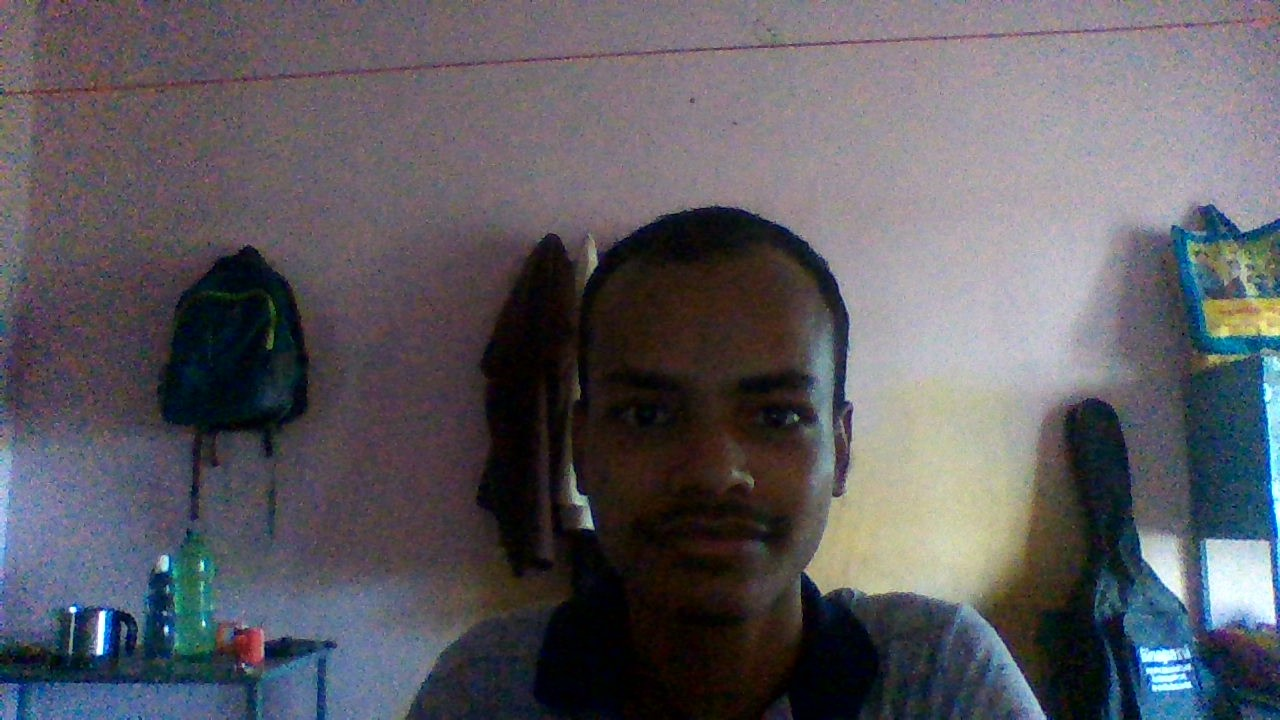
#> input picture image/person1/WIN_20240902_12_21_13_Pro.jpg, 1280 x 720 px; its folder holds only this picture in this run
$ python train.py
#> lines starting #> are read from the running program, lines starting #| are printed output that depends on the picture
import cv2
import numpy as np
import os

# Initialize the LBPHFaceRecognizer
face_recognizer = cv2.face.LBPHFaceRecognizer_create()

# Load Haar Cascade classifier for face detection
face_cascade = cv2.CascadeClassifier(cv2.data.haarcascades + 'haarcascade_frontalface_default.xml')

def prepare_training_data(data_folder_path):
#> called with data_folder_path = 'image'
    faces = []
    labels = []
    for label, person_name in enumerate(os.listdir(data_folder_path)):
        person_folder_path = os.path.join(data_folder_path, person_name)
        if not os.path.isdir(person_folder_path):
            continue
        for image_name in os.listdir(person_folder_path):
            image_path = os.path.join(person_folder_path, image_name)
            image = cv2.imread(image_path, cv2.IMREAD_GRAYSCALE)
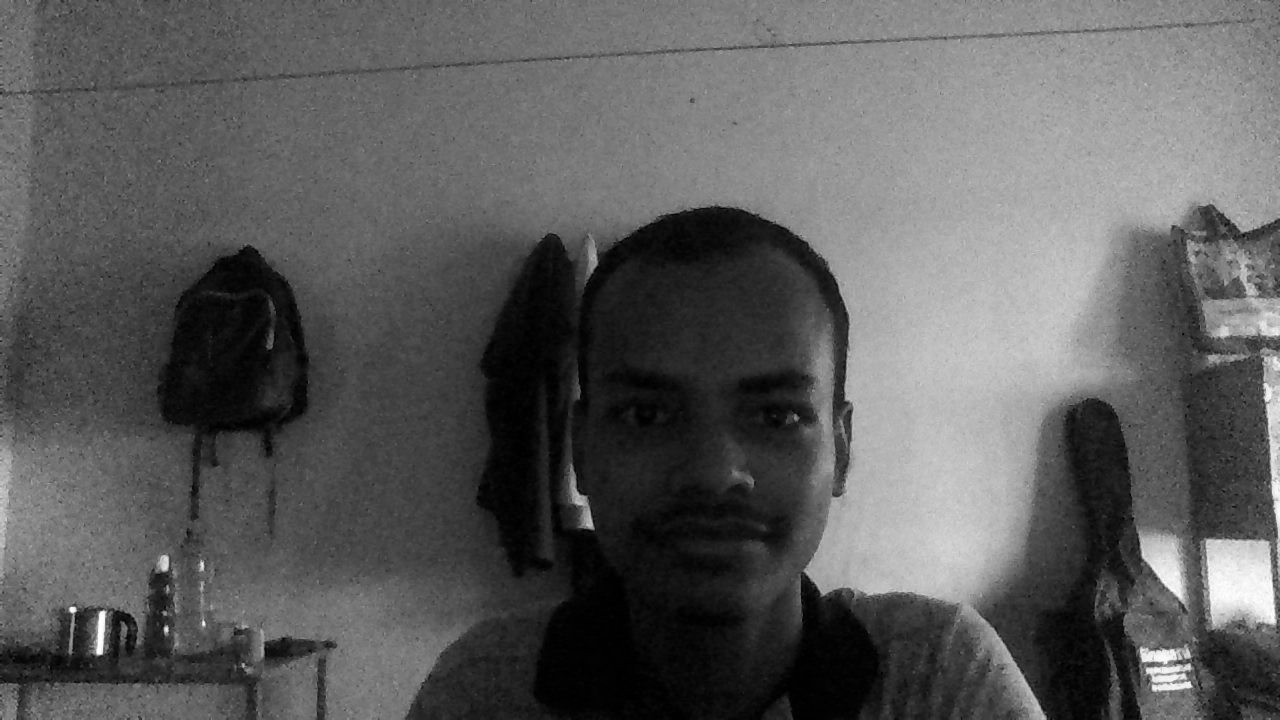
#> image: shape (720, 1280); min 0, max 255, mean 91.8
            faces_detected = face_cascade.detectMultiScale(image, scaleFactor=1.1, minNeighbors=5)
#> faces_detected = [[548, 295, 310, 310]]
            for (x, y, w, h) in faces_detected:
                faces.append(image[y:y+h, x:x+w])
                labels.append(label)
#> this loop made 1 pass
#> after the loop, faces = 1 item; labels = [0]
#> pass 2 of the loop in prepare_training_data, `for label, person_name in enumerate(os.listdir(data_folder_path)):`:
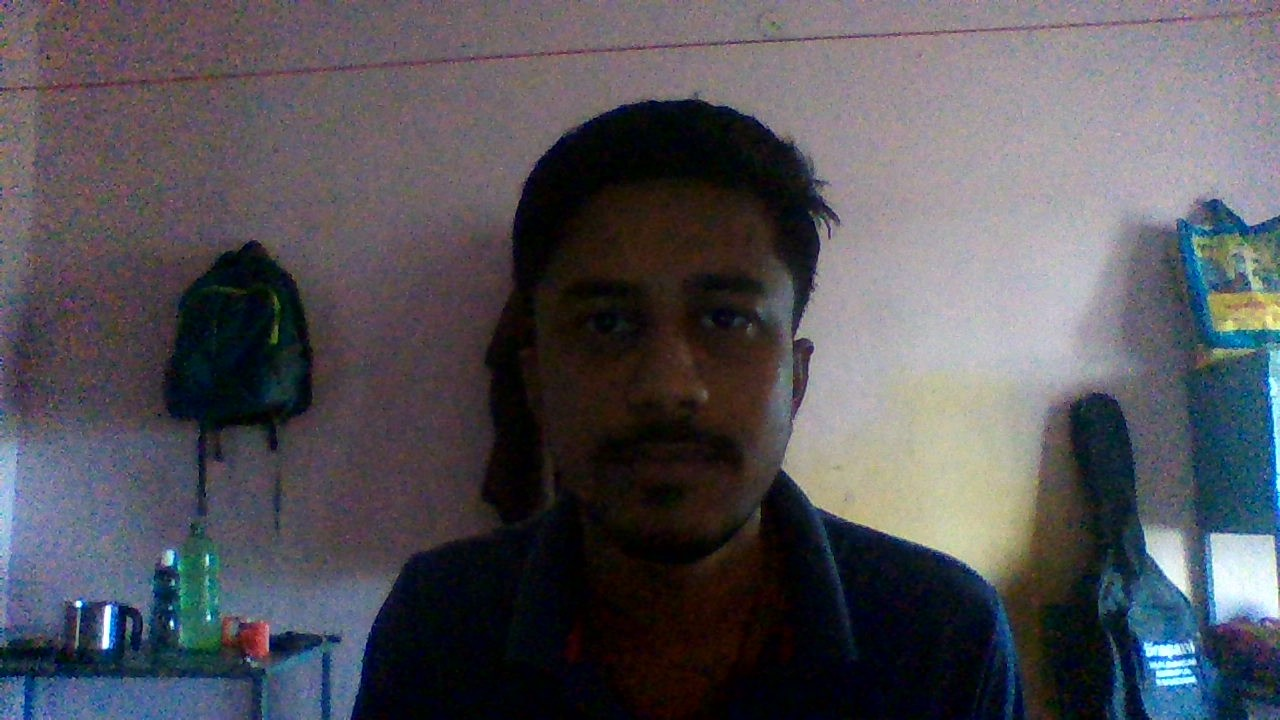
#> input picture image/person2/WIN_20240902_12_21_02_Pro.jpg, 1280 x 720 px
#> in prepare_training_data, `image = cv2.imread(image_path, cv2.IMREAD_GRAYSCALE)`:
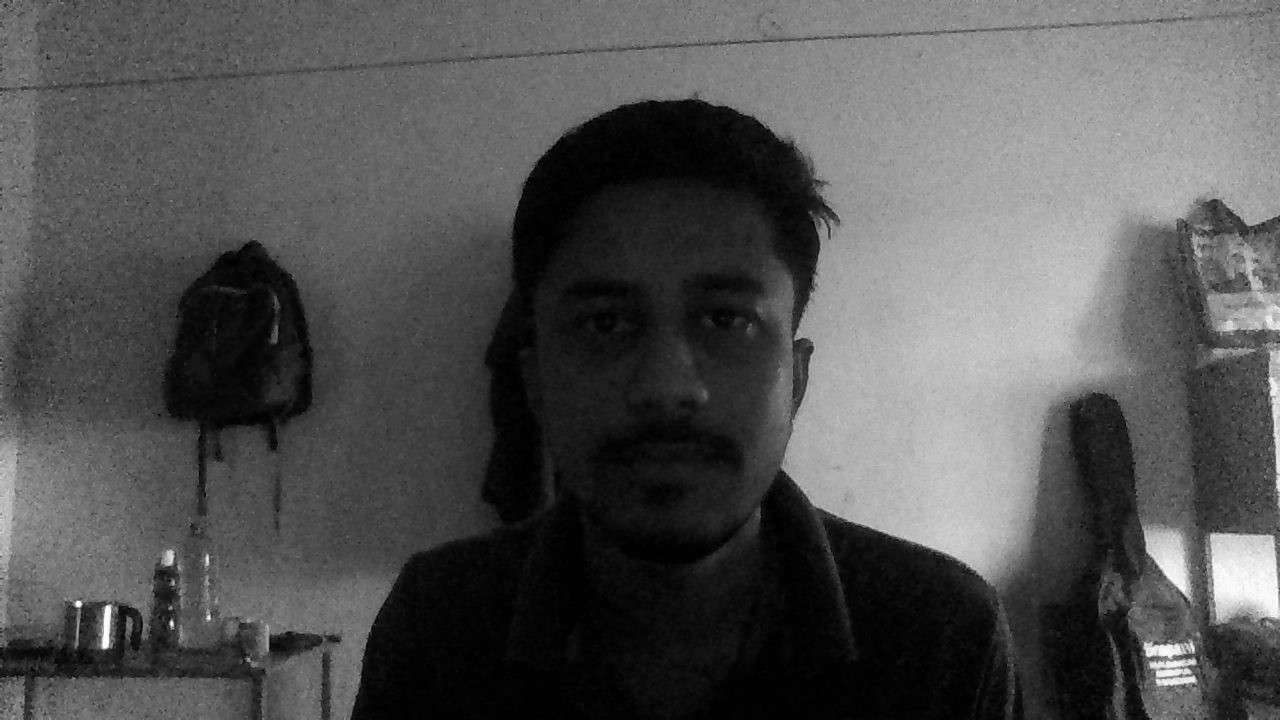
#> image: shape (720, 1280); min 0, max 255, mean 83.2
#> faces_detected = [[491, 195, 330, 330]]
#> the loop in prepare_training_data, `for (x, y, w, h) in faces_detected:` made 1 pass
#> after the loop in prepare_training_data, `for (x, y, w, h) in faces_detected:`: faces = 2 items; labels = [0, 1]
    return faces, labels

# Prepare the training data
data_folder_path = "image"
faces, labels = prepare_training_data(data_folder_path)

# Train the recognizer
face_recognizer.train(faces, np.array(labels))

# Save the trained model to a file
face_recognizer.save("model/model.yml")
